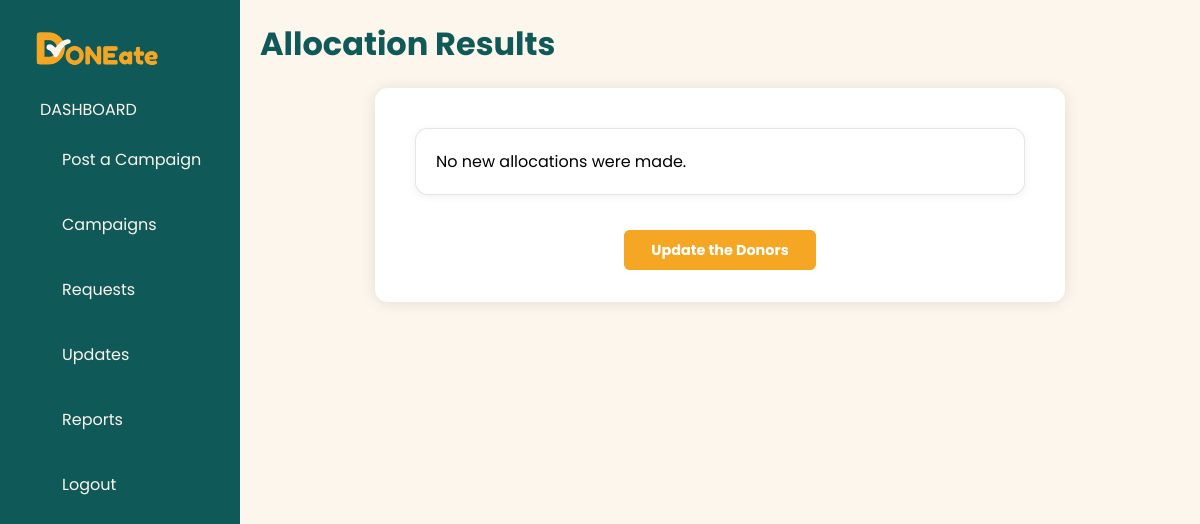
The app's page /allocate (signed in), older data.
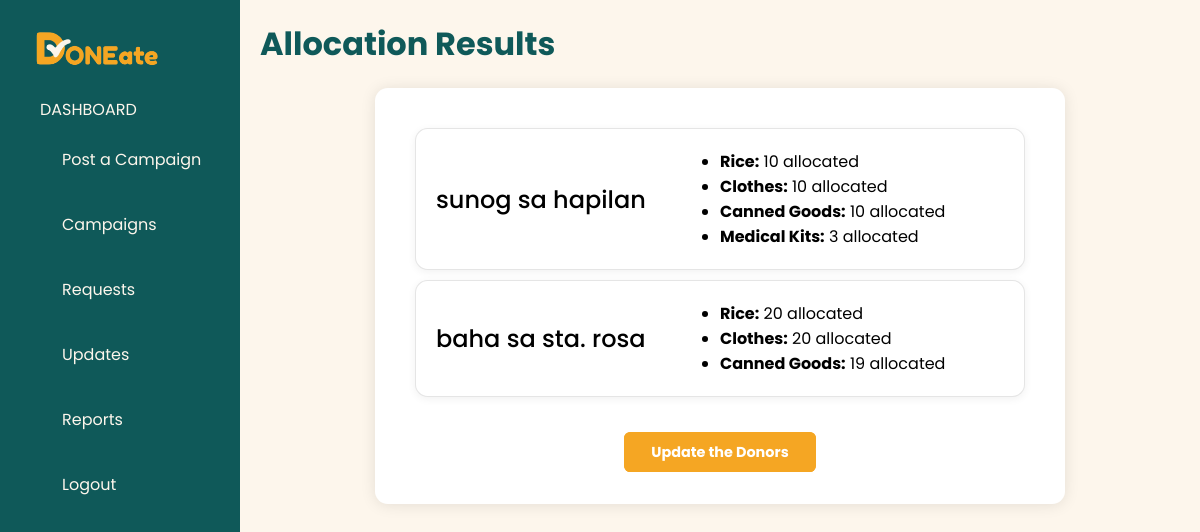
The same page, newer data.
### models.py (models this page shows, shortened)
class Campaigns(db.Model):
    __tablename__ = 'Campaigns'
    CampaignID = Column(Integer, primary_key=True, autoincrement=True)
    OrganizerID = Column(Integer, ForeignKey('Organizers.OrganizerID'))
    Name = Column(String(100))
    Description = Column(Text)
    Status = Column(String(20))
    isUrgent = Column(Integer)
    DatePosted = Column(Date, default=date.today)
    Location = Column(String(31))
    organizer = db.relationship("Organizers", backref="campaigns")
    def __repr__(self):
        return f"<Campaign(CampaignID='{self.CampaignID}', Name='{self.Name}')>"

class ItemList(db.Model):
    __tablename__ = 'ItemList'
    ItemID = Column(Integer, primary_key=True, autoincrement=True)
    ItemName = Column(String(100))

### app.py (the view)
@app.route('/allocate')
def allocate():
    organizer_id = session.get('organizer_id')
    allocation_results = []
    campaigns = Campaigns.query.filter_by(OrganizerID=organizer_id).order_by(
        Campaigns.isUrgent.desc(),
        Campaigns.DatePosted.asc()
    ).all()
    print(campaigns)
    for campaign in campaigns:
        campaign_summary = {'name': campaign.Name, 'allocations': []}
        campaign_details = CampaignDetails.query.filter_by(CampaignID=campaign.CampaignID).all()
        for detail in campaign_details:
            item_id = detail.ItemID
            print(item_id)
            item_name = detail.item.ItemName
            print(item_name)
            qty_needed = detail.QuantityNeeded
            print(qty_needed)
            already_allocated = db.session.query(func.sum(Inventory.QuantityAvailable)).filter_by(
                CampaignID=campaign.CampaignID,
                ItemID=item_id,
                Status = 'allocated' # this is my addtion, I think this will help
            ).scalar() or 0
            remaining_needed = qty_needed - already_allocated
            if remaining_needed <= 0:
                continue
            inventories = (
                db.session.query(Inventory)
                .join(Donations, Inventory.DonationID == Donations.DonationID)
                .filter(
                    Inventory.ItemID == item_id,
                    Inventory.CampaignID == None,
                    Inventory.Status == 'unallocated',
                    Donations.OrganizerID == organizer_id  # restrict by organizer
                )
                .order_by(Inventory.InventoryID.asc())
                .all()
            )
            total_allocated = 0
            for inv in inventories:
                if remaining_needed <= 0:
                    break
                if inv.QuantityAvailable <= remaining_needed:
                    inv.CampaignID = campaign.CampaignID
                    inv.Status = 'allocated'
                    inv.AllocationDate = date.today()
                    total_allocated += inv.QuantityAvailable
                    remaining_needed -= inv.QuantityAvailable
                else:
                    allocated_qty = remaining_needed
                    excess_qty = inv.QuantityAvailable - remaining_needed
                    inv.QuantityAvailable = allocated_qty
                    inv.CampaignID = campaign.CampaignID
                    inv.Status = 'allocated'
                    inv.AllocationDate = date.today()
                    new_inv = Inventory(
                        DonationID=inv.DonationID,
                        ItemID=inv.ItemID,
                        QuantityAvailable=excess_qty,
                        CampaignID=None,
                        Status='unallocated',
                        AllocationDate=None
                    )
                    db.session.add(new_inv)
                    total_allocated += allocated_qty
                    remaining_needed = 0
            if total_allocated > 0:
                campaign_summary['allocations'].append({
                    'item': item_name,
                    'allocated': total_allocated
                })
        print(campaign_summary)
        fully_allocated = True
        for detail in campaign_details:
            allocated = db.session.query(func.sum(Inventory.QuantityAvailable)).filter_by(
                CampaignID=campaign.CampaignID,
                ItemID=detail.ItemID
            ).scalar() or 0
            if allocated < detail.QuantityNeeded:
                fully_allocated = False
                break
        if fully_allocated:
            campaign.Status = "Completed"
        if campaign_summary['allocations']:
            allocation_results.append(campaign_summary)
    print(allocation_results)
    db.session.commit()
    flash("Allocation complete!")
    return render_template('allocation_results.html', results=allocation_results)

### templates/allocation_results.html
{% extends "layout.html" %}
{% block body %}
<body>
    <div class="dashboard-container">
        {% include "org_nav.html" %}
        <div class="main-content">
            <h1 class="main-content-title">Allocation Results</h1>
            <div class="donor-center-container">
                {% if results %}
                {% for campaign in results %}
                <div class="donor-center-div">
                    <h3 class="organizer-name">{{ campaign.name }}</h3>
                    <div class="allocate-summary-list">
                        <ul>
                            {% for alloc in campaign.allocations %}
                            <li><strong>{{ alloc.item }}:</strong> {{ alloc.allocated }} allocated</li>
                            {% endfor %}
                        </ul>
                    </div>
                </div>
                {% endfor %}
                {% else %}
                <div class="donor-center-div">
                    <p>No new allocations were made.</p>
                </div>
                {% endif %}
                <div style="margin-top: 2rem;">
                    <a href="{{ url_for('org_update_form') }}" class="submit-bttn">Update the Donors</a>
                </div>
            </div>
        </div>
    </div>
</body>
{% endblock %}

Row changes from the older to the newer data that the page shows:
now on this page (row edited): Campaigns: name "sunog sa hapilan"
now on this page (row unchanged): ItemList: item "Rice", allocated "10", allocated "20"
now on this page (row unchanged): ItemList: item "Clothes", allocated "10", allocated "20"
now on this page (row unchanged): ItemList: item "Canned Goods", allocated "10", allocated "19"
now on this page (row unchanged): ItemList: item "Medical Kits", allocated "3", shown under "sunog sa hapilan"
now on this page (row edited): Campaigns: name "baha sa sta. rosa"
Text that changed along with them:
text no longer shown: "No new allocations were made."
